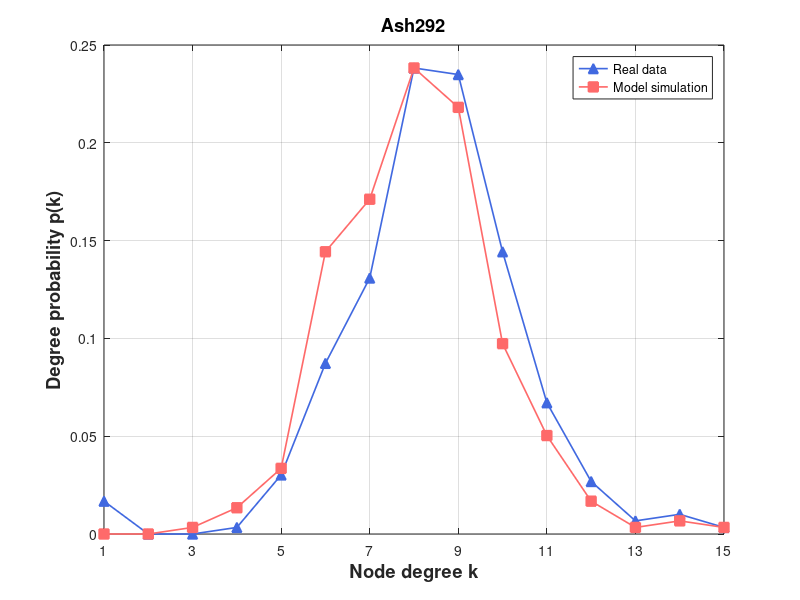

Recreate this plot in MATLAB.
% Create some data
% 定义度数直方图

degree_hist1 = [0, 5, 0, 0, 1, 9, 26, 39, 71, 70, 43, 20, 8, 2, 3, 1];
degree_hist2 = [0, 0, 0, 1, 4, 10, 43, 51, 71, 65, 29, 15, 5, 1, 2, 1];

% 将度数直方图转换为浮点型数组
 [0, 105, 92, 79, 51, 47, 24, 14, 6, 5, 2, 3, 4, 2, 1, 1, 1, 1, 2]
degree_hist1 = double(degree_hist1);
degree_hist2 = double(degree_hist2);

degree1 = degree_hist1(2:end);
degree2 = degree_hist2(2:end);
% 计算度数概率
degree_prob1 = degree1 / sum(degree1);
degree_prob2 = degree2 / sum(degree2);

figure

set(gca, 'FontSize', 12);

  
plot(1:length(degree_prob1), degree_prob1, '^-','Color',[65/256,105/256,225/256],'LineWidth',1.2,'Markersize',7,'MarkerFaceColor',[65/256,105/256,225/256])

hold on
%plot(eb, predictionData,'ro-','LineWidth',1.2,'Markersize',7,'MarkerFaceColor','r')
%plot(eb, predictionData, 's-','Color',[171/256,130/256,255/256],'LineWidth',1.2,'Markersize',7,'MarkerFaceColor',[171/256,130/256,255/256]) 
%plot(eb, epsilon7, 's-','Color',[0/256,206/256,209/256],'LineWidth',1.2,'Markersize',7,'MarkerFaceColor',[0/256,206/256,209/256])

%plot(eb, size700, 's-','Color',[171/256,130/256,255/256],'LineWidth',1.2,'Markersize',7,'MarkerFaceColor',[171/256,130/256,255/256]) %Purple
plot(1:length(degree_prob2), degree_prob2, 's-','Color',[255/256,106/256,106/256],'LineWidth',1.2,'Markersize',7,'MarkerFaceColor',[255/256,106/256,106/256])



% Turn on the grid
grid on

% Add title and axis labels
%title('Performance of Baseband QPSK')
xlabel('Node degree k','FontSize',13.2,'FontWeight','bold')
ylabel('Degree probability p(k)','FontSize',13.2,'FontWeight','bold')
legend('Real data', 'Model simulation')
% title('Wikibooks (Initial)', 'FontSize', 13.2, 'FontWeight', 'bold')
title('Ash292', 'FontSize', 13.2, 'FontWeight', 'bold')
% axis([0.03 1.02 0 0.35])
%set(gca,'xtick',[xmin:step:xmax])
% set(gca,'xtick',[1:1000:11000])
set(gca,'xtick', 1:2:max(length(degree_prob1),length(degree_prob2)))
% set(gca,'xticklabels',{'0','0.16','0.32','0.48','0.64','0.80'});
%set(gca,'ytick',[0:0.05:0.35])
xlim([1 max(length(degree_prob1),length(degree_prob2))])
%set(gca,'xscale','log')
